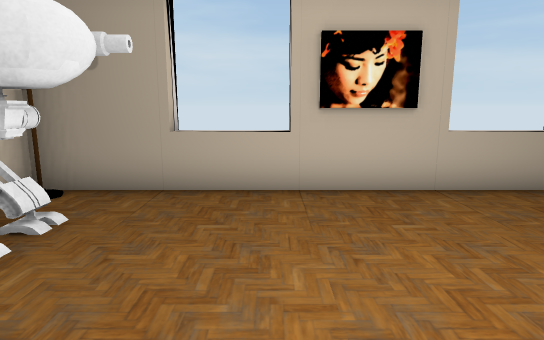
[1] (above)

16 first-person views from a walk through a 3-D level made in the Unity game engine. The camera is 1.5 m above the floor, tilts 10° down and sees 75° across. The floor is counted in squares, 1 m on a side. Each view is taken from the middle of a square. On the plan, view 1 faces up. The plan holds only what a view shows up to about 16 squares ahead; the rest is blank. The place goes on beyond the plan. The player is left out. Door leaves are left out, so doorways stand open. Some surface patterns are stand-ins.

[2]
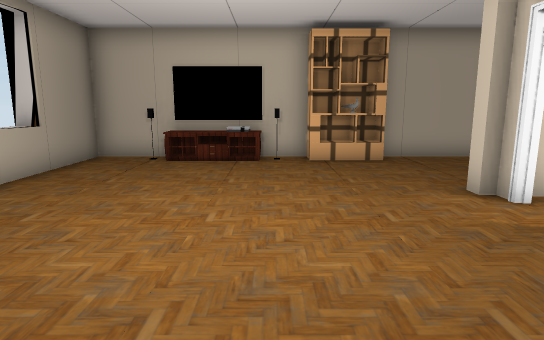

[3]
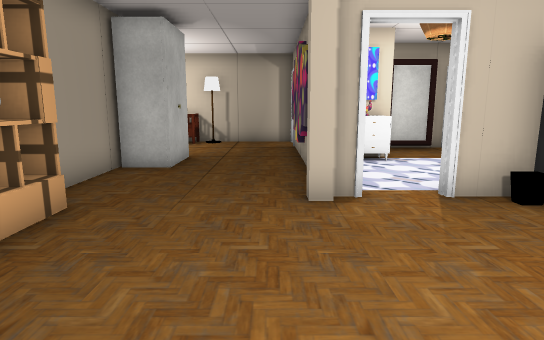

[4]
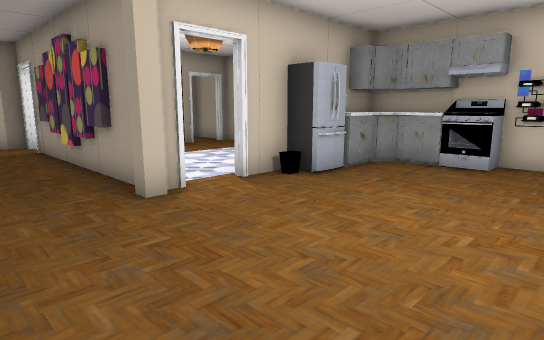

[5]
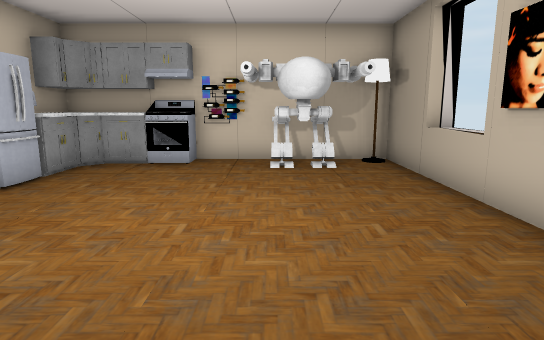

[6]
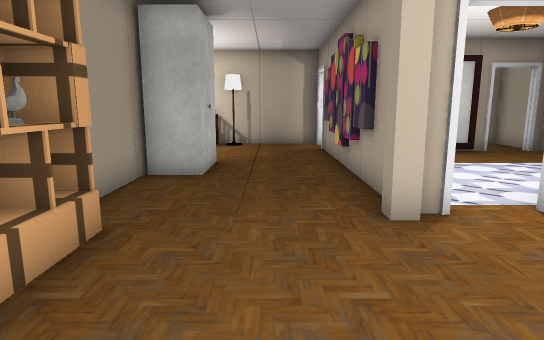

[7]
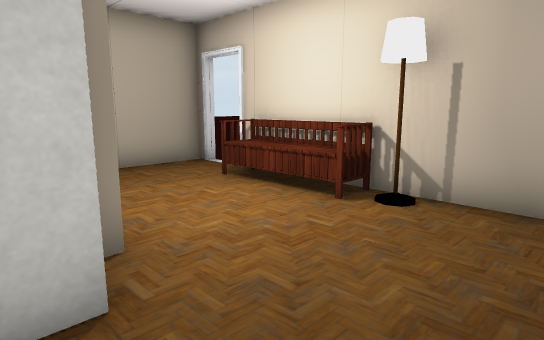

[8]
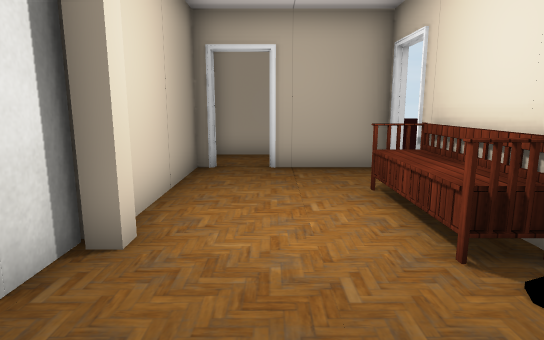

[9]
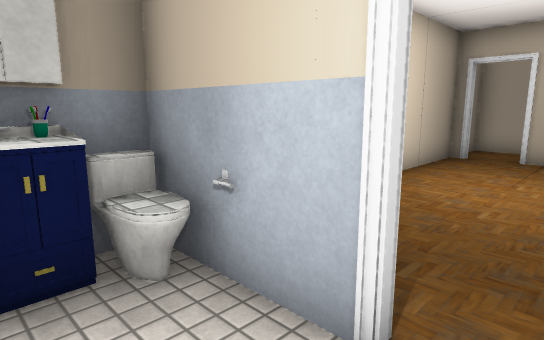

[10]
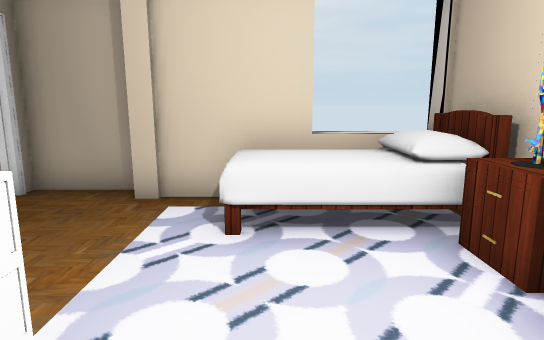

[11]
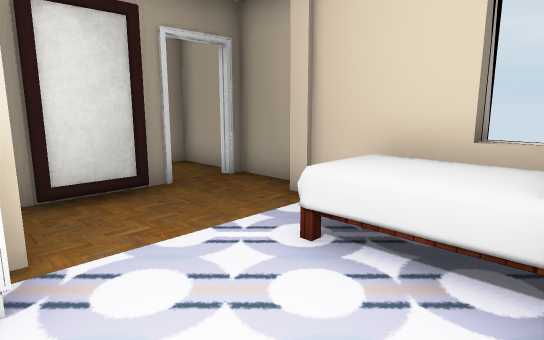

[12]
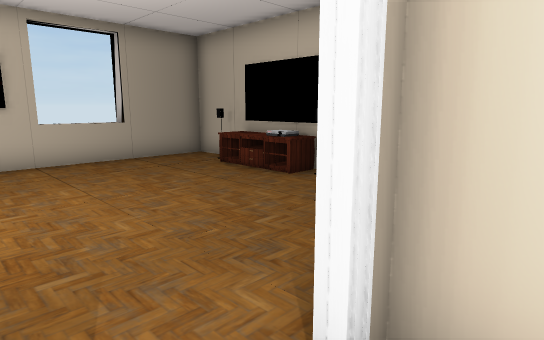

[13]
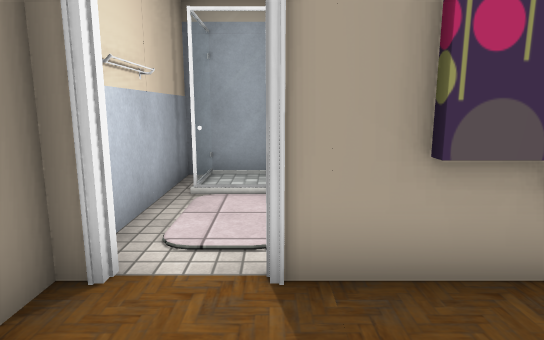

[14]
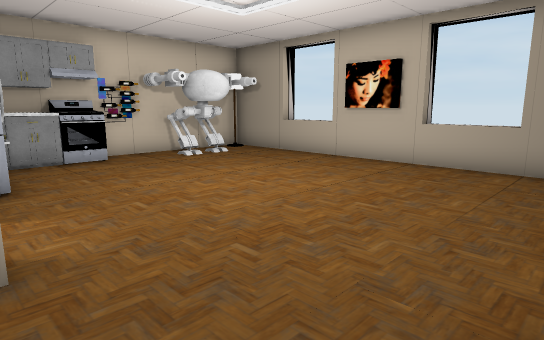

[15]
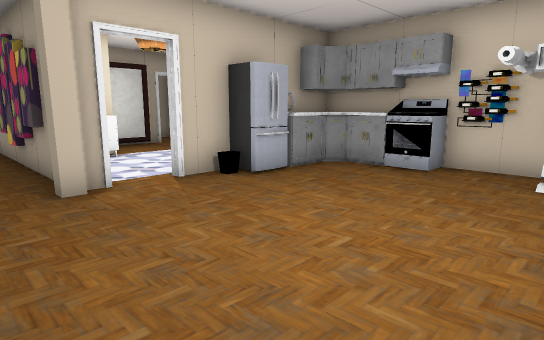

[16]
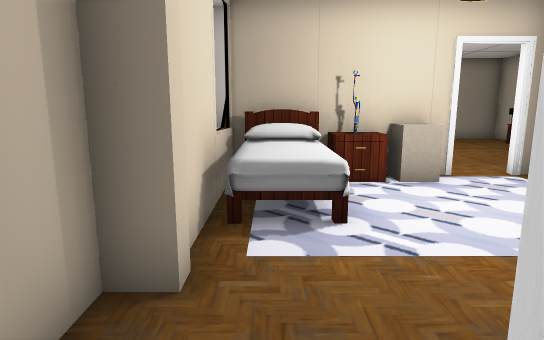

### Floor plan
Points are (right, up) in squares from view 1. A wall is a line through its corners. A room is listed if a view was taken in it or the views show most of it. See-through windows are left out.
Room 1 (views 1, 2, 3, 4, 5, 6, 7, 8, 13, 14, 15)
walls: (3.1, -3.6) (3.1, -9.6); (3.3, -4.6) (3.3, -9.6); (-0.5, -2.9) (1.1, -2.9); (7.9, -0.1) (7.9, 6.4) (-4.4, 6.4) (-4.4, -2.9) (-2.5, -2.9); (7.9, -6.2) (7.9, -2.4); (3.1, -10.4) (3.1, -11); (5.3, 6.2) (5.3, 7); (0.3, 6.5) (0.3, 7); (2.9, -11) (2.9, -9.6); (3.1, 7) (3.1, 6.4); (-1.9, 7.1) (-1.9, 6.4); (3.1, -12.9) (11.1, -12.9); (12.9, -8.1) (8.6, -8.1); (12.9, -12.9) (12.9, -9.9)
ways out: open door at (3, -11.5) to room 2; open door at (1.5, -3) to room 3; open door at (11.5, -13); open door at (13, -9.5)
objects: cabinet (-4, -2) to (-2, -1); stove (-4, 0) to (-3, 1); other object (-4, 2); other object (-4, 3) to (-3, 4); other object (-4, 6); fridge (-1, -2); other object (3, -10); pillar (3, -3); other object (7, -12); closet (7, -7) to (7, -6); shelf (7, -2) to (8, 0); other object (7, 1); other object (7, 2); other object (7, 3) to (7, 4); bench (8, -12) to (10, -12); pillar (8, -8)
Room 2 (view 9)
walls: (0, -12.9) (2.9, -12.9)
ways out: open door at (3, -11.5) to room 1
Room 3 (views 10, 11, 12)
walls: (-3.9, -5.4) (-3.9, -7.5); (-4.4, -8.5) (-4.4, -10); (-2.6, -10.4) (-2, -10.4); (-1.9, -11.1) (-1.9, -12.9) (0, -12.9); (1.1, -3.1) (-4.5, -3.1); (2.9, -9.6) (2.9, -8.1); (-4.5, -10.4) (-3.9, -10.4); (2.9, -3.9) (2.9, -3.4)
ways out: open door at (1.5, -3) to room 1; open door at (-3.5, -10) to room 4
objects: pillar (-5, -8); pillar (-4, -8); bed (-4, -6) to (-2, -4); other object (-2, -4) to (-1, -4); mirror (-1, -10); other object (0, -4); other object (1, -9) to (1, -8); other object (1, -7) to (2, -7); other object (2, -9); other object (2, -8)
Room 4 (view 16)
walls: (-4.4, -10) (-4.4, -12.9) (-3.9, -12.9)
ways out: open door at (-3.5, -10) to room 3

Where each view was taken, in squares from view 1:
view 1: 0 up, 0 right, facing up
view 2: 1 up, 3 left, facing right
view 3: 3 up, 4 right, facing down
view 4: 3 up, 6 right, facing down-left
view 5: 3 up, 6 right, facing left
view 6: 2 up, 5 right, facing down
view 7: 7 down, 4 right, facing down-right
view 8: 10 down, 4 right, facing right
view 9: 12 down, 1 right, facing up-right
view 10: 6 down, 2 right, facing left
view 11: 4 down, 1 right, facing down-left
view 12: 4 down, 1 right, facing up-right
view 13: 11 down, 6 right, facing left
view 14: 3 down, 7 right, facing up-left
view 15: 4 up, 5 right, facing down-left
view 16: 11 down, 3 left, facing up
